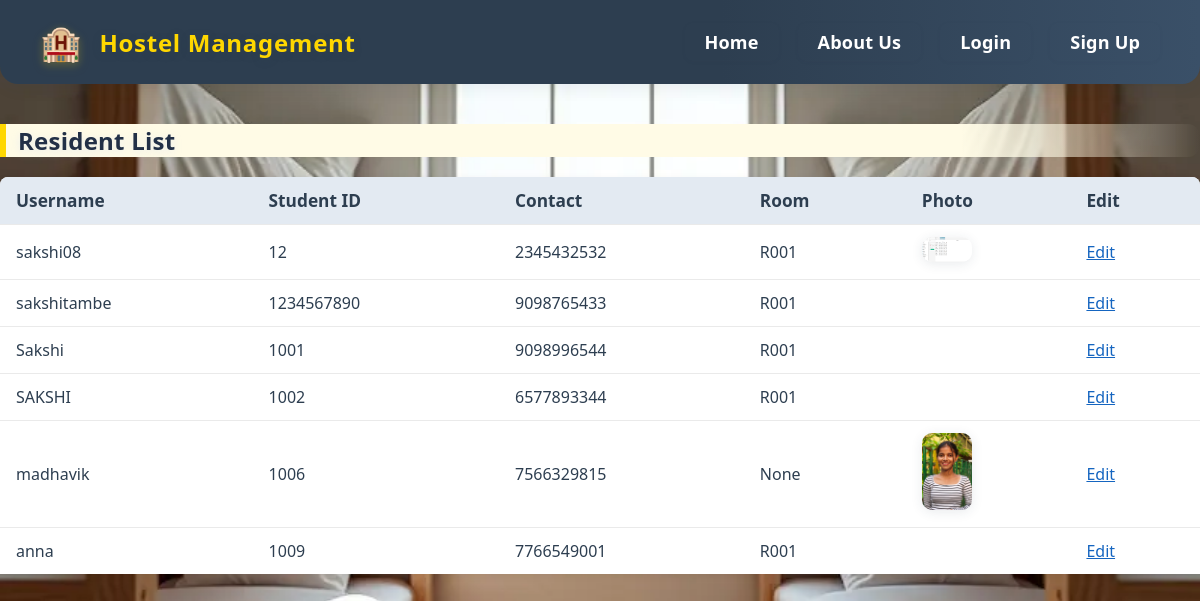
/students/residents/, run on the app's committed database.
### students/models.py (models this page shows, shortened)
class Student(models.Model):
    user = models.OneToOneField(User, on_delete=models.CASCADE)
    room = models.ForeignKey(Room, on_delete=models.SET_NULL, null=True, blank=True)
    student_id = models.CharField(max_length=20, unique=True, null=True, blank=True)
    contact = models.CharField(max_length=20, null=True, blank=True)
    photo = models.ImageField(upload_to='student_photos/', null=True, blank=True)

### rooms/models.py (models this page shows, shortened)
class Room(models.Model):
    number = models.CharField(max_length=10)
    capacity = models.IntegerField()
    is_available = models.BooleanField(default=True)
    def __str__(self):
        return self.number

### students/edit_views.py (the view)
# urls.py: path('students/', StudentListView.as_view(), name='admin_student_list'),
class StudentListView(ListView):
    model = Student
    template_name = 'students/student_list.html'
    context_object_name = 'students'

### templates/students/student_list.html
{% extends 'base_generic.html' %}
{% block content %}
<h2>Resident List</h2>
<table>
    <thead>
        <tr>
            <th>Username</th>
            <th>Student ID</th>
            <th>Contact</th>
            <th>Room</th>
            <th>Photo</th>
            <th>Edit</th>
        </tr>
    </thead>
    <tbody>
        {% for student in students %}
        <tr>
            <td>{{ student.user.username }}</td>
            <td>{{ student.student_id }}</td>
            <td>{{ student.contact }}</td>
            <td>{{ student.room }}</td>
            <td>{% if student.photo %}<img src="{{ student.photo.url }}" width="50"/>{% endif %}</td>
            <td><a href="{% url 'student_edit' student.pk %}">Edit</a></td>
        </tr>
        {% endfor %}
    </tbody>
</table>
{% endblock %}

### templates/base_generic.html (shortened to what this page needs)
<!DOCTYPE html>
<html lang="en">
<head>
    {% load static %}
    <link rel="stylesheet" href="{% static 'css/styles.css' %}">
</head>
<body>
    <nav class="artistic-nav">
        <div class="nav-logo">
            <span class="logo-icon">🏨</span>
            <span class="logo-text">Hostel Management</span>
        </div>
        <div class="nav-links">
            <a href="/">Home</a>
            <a href="{% url 'about_us' %}">About Us</a>
            {% if user.is_authenticated %}
                <a href="{% url 'students:student_dashboard' %}">Student Dashboard</a>
                {% if user.is_superuser %}
                    <a href="/reception/visitorlogs/">Reception Staff</a>
                {% endif %}
                <a href="/manage/rooms/">Room Management</a>
                <a href="/manage/beds/">Bed Management</a>
                <a href="{% url 'logout' %}">Logout</a>
            {% else %}
                <a href="/students/login/">Login</a>
                <a href="/students/signup/">Sign Up</a>
            {% endif %}
        </div>
    </nav>
    {% block content %}{% endblock %}
</body>
</html>

### static/css/styles.css (style rules this page uses)
body { font-family: 'Segoe UI', 'Georgia', 'Times New Roman', serif; background: linear-gradient(135deg, #f4f6fa 0%, #e3eaf2 100%); margin: 0; padding: 0; color: #222; min-height: 100vh; transition: background 0.5s; }
nav { background: linear-gradient(90deg, #2d3e50 60%, #3a5068 100%); padding: 1.2rem 2.5rem; box-shadow: 0 4px 16px rgba(44,62,80,0.08); margin-bottom: 2.5rem; border-bottom-left-radius: 18px; border-bottom-right-radius: 18px; display: flex; align-items: center; gap: 1.5rem; }
nav a { color: #fff; text-decoration: none; font-weight: 600; font-size: 1.13rem; padding: 0.4em 1.1em; border-radius: 8px; transition: background 0.2s, color 0.2s, box-shadow 0.2s; box-shadow: 0 1px 4px rgba(44,62,80,0.04); letter-spacing: 0.01em; }
h1, h2 { color: #2d3e50; font-family: 'Segoe UI', 'Georgia', 'Times New Roman', serif; margin-top: 0; letter-spacing: 0.01em; text-shadow: 0 2px 8px #e3eaf2cc; font-weight: 700; border-left: 6px solid #ffd700; padding-left: 0.5em; background: linear-gradient(90deg, #fffbe6 80%, #fff0 100%); border-radius: 0 12px 12px 0; margin-bottom: 1.2rem; animation: fadeInDown 0.7s; }
table { width: 100%; border-collapse: collapse; background: #fff; margin-bottom: 2rem; box-shadow: 0 2px 8px rgba(0,0,0,0.05); border-radius: 8px 8px 0 0; overflow: hidden; }
th, td { padding: 0.75rem 1rem; border-bottom: 1px solid #eaeaea; text-align: left; }
th { background: #e3eaf2; font-weight: 600; color: #2d3e50; font-size: 1.08rem; }
tr:last-child td { border-bottom: none; }
img { border-radius: 10px; box-shadow: 0 2px 12px rgba(44,62,80,0.10); transition: transform 0.2s, box-shadow 0.2s; }

### templates/base_generic.html (style rules this page uses)
.artistic-nav { display: flex; align-items: center; justify-content: space-between; background: linear-gradient(90deg, #2d3e50 60%, #3a5068 100%); padding: 1.2rem 2.5rem; box-shadow: 0 4px 16px rgba(44,62,80,0.08); margin-bottom: 2.5rem; border-bottom-left-radius: 18px; border-bottom-right-radius: 18px; }
.nav-logo { display: flex; align-items: center; gap: 0.7em; font-size: 1.5rem; font-weight: 700; color: #ffd700; letter-spacing: 0.03em; text-shadow: 0 2px 8px #2d3e5040; }
.logo-icon { font-size: 2.1rem; filter: drop-shadow(0 2px 4px #ffd70044); }
.nav-links { display: flex; align-items: center; gap: 1.2rem; }
.nav-links a { color: #fff; text-decoration: none; font-weight: 600; font-size: 1.13rem; padding: 0.4em 1.1em; border-radius: 8px; position: relative; transition: background 0.2s, color 0.2s, box-shadow 0.2s; box-shadow: 0 1px 4px rgba(44,62,80,0.04); letter-spacing: 0.01em; overflow: hidden; }
.nav-links a:after { content: ''; display: block; position: absolute; left: 20%; right: 20%; bottom: 7px; height: 3px; background: linear-gradient(90deg, #ffd700 60%, #fffbe6 100%); border-radius: 2px; opacity: 0; transform: scaleX(0.7); transition: opacity 0.2s, transform 0.2s; }
body { color: #2d3e50; }
h1, h2, h3, h4, h5, h6 { color: #223047; font-family: 'Segoe UI', 'Montserrat', Arial, sans-serif; }
a { color: #1565c0; transition: color 0.2s; }

### data on the page
Student: user.username "sakshi08", student_id "12", contact "2345432532", room "R001", photo (picture)
Student: user.username "sakshitambe", student_id "1234567890", contact "9098765433", room "R001"
Student: user.username "Sakshi", student_id "1001", contact "9098996544", room "R001"
Student: user.username "SAKSHI", student_id "1002", contact "6577893344", room "R001"
Student: user.username "madhavik", student_id "1006", contact "7566329815", room "None", photo (picture)
Student: user.username "anna", student_id "1009", contact "7766549001", room "R001"
